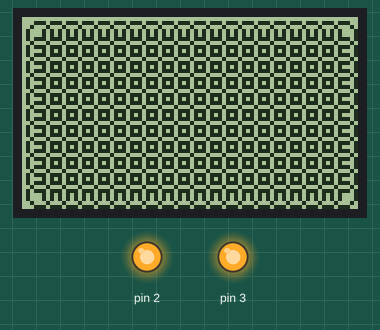
Bench run of a sketch on a simulated Arduino Uno, built with avr-gcc and run on an emulated ATmega328P. Parts: 84×48 one-colour display, output pins drawn as LEDs (lit = HIGH).

Above: at 0.2 s.
At 0.7 s:
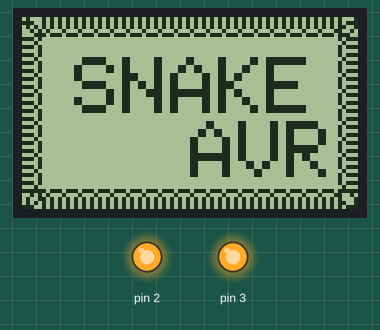
At 1.3 s:
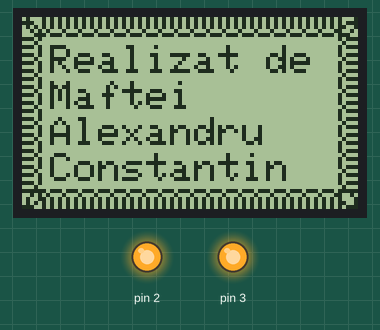

The sketch:

logo.ino
```cpp
#include <SPI.h>
#include <Adafruit_GFX.h>
#include <Adafruit_PCD8544.h>

Adafruit_PCD8544 display = Adafruit_PCD8544(4, 5, 6, 7, 8);  //Initialise display object

void rama(){
  int i;
  display.clearDisplay();
  for(i=4;i<=46;i+=4){
    display.drawCircle(1,i,3,BLACK);
    display.drawCircle(82,i,3,BLACK);
  }
  for(i=4;i<=82;i+=4){
    display.drawCircle(i,1,3,BLACK);
    display.drawCircle(i,46,3,BLACK);
  }
}

void logo0(bool d){
  int i,j;
  display.clearDisplay();
  for(i=4;i<=46;i+=4)
    for(j=4;j<=82;j+=4){
       display.drawCircle(j,i,3,BLACK);
       if(d==true)
        display.display();
    }
  display.display();
}

void logo1(){
  rama();
  display.setTextSize(2);
  display.setTextColor(BLACK);
  display.setCursor(13,10);
  display.print(F("SNAKE"));
  display.setCursor(42,26);
  display.print(F("AVR"));
  display.display();
}

void logo2(){
  rama();
  display.setTextSize(1);
  display.setTextColor(BLACK);
  display.setCursor(7,7);
  display.print(F("Realizat de"));
  display.setCursor(7,16);
  display.print(F("Maftei"));
  display.setCursor(7,25);
  display.print(F("Alexandru"));
  display.setCursor(7,34);
  display.print(F("Constantin"));
  display.display();
}


void setup() {
  display.begin();
  display.clearDisplay();
  pinMode(3,OUTPUT);
  digitalWrite(3,HIGH);
  pinMode(2,OUTPUT);
  digitalWrite(2,HIGH);
  display.setContrast(25);

}

void loop() {
  logo0(false);
  delay(500);
  logo1();
  delay(500);
  logo2();
  delay(500);
}
```

Measured:
- by itself, everything shown: repeats every 1.7 s, in 3 steps
- what the display in image 0 shows lasts 0.6 s, from 0.1 s to 0.7 s
- what the display in image 2 shows lasts 0.6 s, from 1.2 s to 1.8 s
